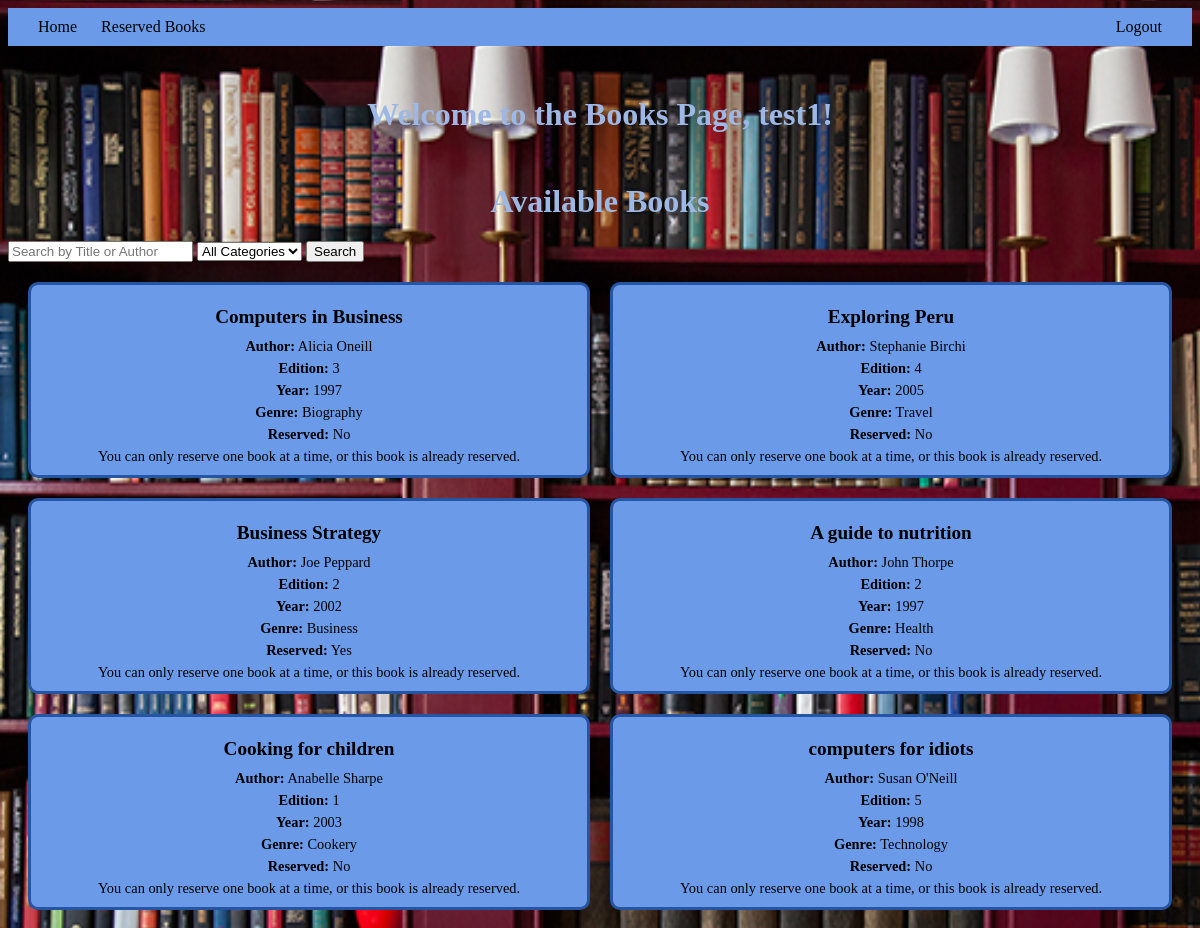
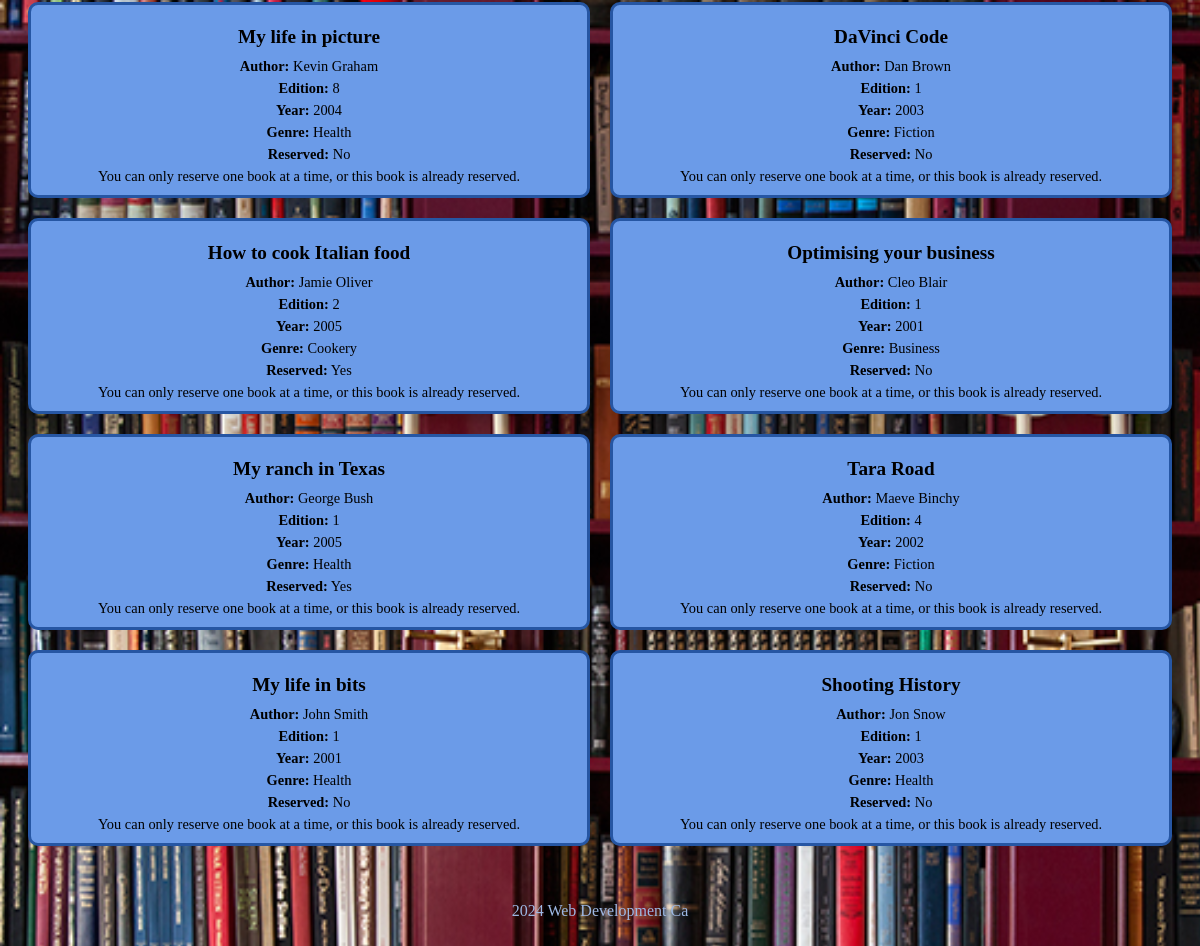
/PHP/books.php (signed in), run on the app's committed database (2 pictures, top to bottom).
### tables this page shows
CREATE TABLE `books` (
  `ISBN` varchar(15) NOT NULL,
  `bookTitle` text NOT NULL,
  `author` varchar(30) NOT NULL,
  `editor` int(11) NOT NULL,
  `yearMake` int(11) NOT NULL,
  `category` int(11) NOT NULL,
  `reserved` char(1) NOT NULL
);

CREATE TABLE `category` (
  `categoryID` int(11) NOT NULL,
  `categoryDesc` varchar(15) NOT NULL
);

### PHP/books.php (the view, shortened to what this page needs)
<!DOCTYPE html>
<html lang="en">
<head>
    <link rel="stylesheet" href="../CSS/books.css">
</head>
<body>
    <header>
        <div class="navbar">
            <div>
                <a href="books.php">Home</a>
                <a href="Reserved.php">Reserved Books</a>
            </div>
            <a href="books.php?action=logout">Logout</a>
        </div>
        <?php echo "<header><h1>Welcome to the Books Page, " . ($_SESSION['Username']) . "!</h1></header>"; ?>
        <h1>Available Books</h1>
    </header>
    <div class="search-container">
        <form method="GET" action="books.php">
            <input type="text" name="searchTitle" placeholder="Search by Title or Author" value="<?php echo isset($_GET['searchTitle']) ? ($_GET['searchTitle']) : ''; ?>">
            <select name="searchCategory">
                <option value="">All Categories</option>
                <?php
                $servername = "localhost";
                $username = "root";
                $password = "";
                $dbname = "librarydb";
                $conn = new mysqli($servername, $username, $password, $dbname);
                ?>
            </select>
            <button type="submit">Search</button>
        </form>
    </div>
    <div class="books">
        <?php
        $searchTitle = isset($_GET['searchTitle']) ? "%" . $_GET['searchTitle'] . "%" : "%%";
        $sql = "SELECT ISBN, bookTitle, author, editor, yearMake, c.categoryDesc AS category, reserved
        FROM books b
        JOIN category c ON b.category = c.categoryID
        WHERE (bookTitle LIKE '$searchTitle' OR author LIKE '$searchTitle')";
        $result = $conn->query($sql);
        if ($result->num_rows > 0)
        {
            while ($row = $result->fetch_assoc())
            {
                $isReserved = $row['reserved'] === 'Y';
                echo "<div class='bookBlocks'>";
                echo "<h2>" . ($row['bookTitle']) . "</h2>";
                echo "<p><strong>Author:</strong> " . ($row['author']) . "</p>";
                echo "<p><strong>Edition:</strong> " . ($row['editor']) . "</p>";
                echo "<p><strong>Year:</strong> " . ($row['yearMake']) . "</p>";
                echo "<p><strong>Genre:</strong> " . ($row['category']) . "</p>";
                echo "<p><strong>Reserved:</strong> " . ($isReserved ? "Yes" : "No") . "</p>";
                $username = $_SESSION['Username'];
                $checkReservationSql = "SELECT * FROM reserved WHERE Username = '$username'";
                $checkResult = $conn->query($checkReservationSql);
                if ($checkResult->num_rows == 0 && !$isReserved)
                {
                    echo "<form method='POST' action='books.php'>";
                    echo "<input type='hidden' name='bookID' value='" . ($row['ISBN']) . "'>";
                    echo "<button type='submit' name='reserveBook'>Reserve</button>";
                    echo "</form>";
                }
                else
                {
                    echo "<p>You can only reserve one book at a time, or this book is already reserved.</p>";
                }
                echo "</div>";
            }
        } else {
            echo "<div class='messages'>No books found</div>";
        }
        ?>
    </div>
    <footer>
        <p>2024 Web Development Ca</p>
    </footer>
</body>
</html>

### CSS/books.css (style rules this page uses)
body { background: url(../photos/shelves.jpg) repeat-y; background-size: 1540px 1200px; }
header h1 { margin-top: 50px; text-align: center; color: #9db8e4; }
.navbar { display: flex; justify-content: space-between; padding: 10px 20px; background-color: #6b9be8; color: black; }
.navbar a { color: black; text-decoration: none; margin: 0 10px; }
.books { display: grid; grid-template-columns: repeat(2, 1fr); gap: 20px; padding: 20px; margin: 0 auto; max-width: 1200px; }
.bookBlocks { background-color: #6b9be8; border: 3px solid #2656a3; border-radius: 10px; padding: 5px; text-align: center; }
.bookBlocks h2 { font-size: 1.2em; margin-bottom: 10px; }
.bookBlocks p { margin: 5px 0; font-size: 0.9em; color: black; }
footer { text-align: center; padding: 20px; color: #9db8e4; }

### data on the page
books: bookTitle "Computers in Business", author "Alicia Oneill", editor "3", yearMake "1997", category.categoryDesc "Biography", reserved "No"
books: bookTitle "Exploring Peru", author "Stephanie Birchi", editor "4", yearMake "2005", category.categoryDesc "Travel", reserved "No"
books: bookTitle "Business Strategy", author "Joe Peppard", editor "2", yearMake "2002", category.categoryDesc "Business", reserved "Yes"
books: bookTitle "A guide to nutrition", author "John Thorpe", editor "2", yearMake "1997", category.categoryDesc "Health", reserved "No"
books: bookTitle "Cooking for children", author "Anabelle Sharpe", editor "1", yearMake "2003", category.categoryDesc "Cookery", reserved "No"
books: bookTitle "computers for idiots", author "Susan O'Neill", editor "5", yearMake "1998", category.categoryDesc "Technology", reserved "No"
books: bookTitle "My life in picture", author "Kevin Graham", editor "8", yearMake "2004", category.categoryDesc "Health", reserved "No"
books: bookTitle "DaVinci Code", author "Dan Brown", editor "1", yearMake "2003", category.categoryDesc "Fiction", reserved "No"
books: bookTitle "How to cook Italian food", author "Jamie Oliver", editor "2", yearMake "2005", category.categoryDesc "Cookery", reserved "Yes"
books: bookTitle "Optimising your business", author "Cleo Blair", editor "1", yearMake "2001", category.categoryDesc "Business", reserved "No"
books: bookTitle "My ranch in Texas", author "George Bush", editor "1", yearMake "2005", category.categoryDesc "Health", reserved "Yes"
books: bookTitle "Tara Road", author "Maeve Binchy", editor "4", yearMake "2002", category.categoryDesc "Fiction", reserved "No"
books: bookTitle "My life in bits", author "John Smith", editor "1", yearMake "2001", category.categoryDesc "Health", reserved "No"
books: bookTitle "Shooting History", author "Jon Snow", editor "1", yearMake "2003", category.categoryDesc "Health", reserved "No"

### other printed values
$_SESSION['Username'] "test1"
